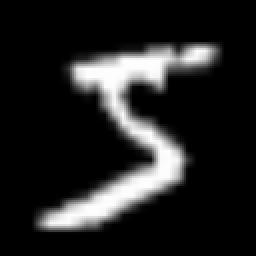
#> input picture examples/input/pic1.png, 128 x 128 px, found by its file name (shown 2 times larger)
$ python GS.py
#> lines starting #> are read from the running program, lines starting #| are printed output that depends on the picture; long printed decimals are rounded
"""Решение алгоритмом Гершберга - Сакстона
400 итераций
"""

import csv
import math
from pathlib import Path
from typing import Iterable

import numpy as np
from PIL import Image
from scipy.stats import pearsonr
from skimage.metrics import structural_similarity
IMAGE_SIZE = 128
INPUT_FILENAMES = ("pic1.png", "pic2.png", "pic3.png", "pic4.png")

WAVELENGTH_M = 532e-9       #532нм
DOE_PIXEL_SIZE_M = 10e-6    #10мкм
DISTANCES_M = (24.1e-3, 25.3e-3, 26.5e-3, 27.7e-3)

ITERATIONS = 400
RELAXATION = 0.7            #Коэфф. релаксации
RANDOM_SEED = 7
INPUT_IMAGES_ARE_INTENSITY = False

OUTPUT_DIRNAME = "results"

def load_grayscale_image(path: Path, size: int = IMAGE_SIZE) -> np.ndarray:
    if not path.is_file():
        raise FileNotFoundError(
            f"Не найден файл {path.name}. Положите его рядом со скриптом."
        )

    with Image.open(path) as image:
        image = image.convert("L")
        if image.size != (size, size):
            image = image.resize((size, size), Image.Resampling.LANCZOS)
        array = np.asarray(image, dtype=np.float32) / 255.0

    if array.shape != (size, size):
        raise ValueError(f"{path.name}: ожидался размер {(size, size)}, получен {array.shape}")
    if not np.isfinite(array).all():
        raise ValueError(f"В {path.name} обнаружены NaN или inf.")
    return np.clip(array, 0.0, 1.0)

def phase_to_uint8(phase: np.ndarray) -> np.ndarray:
    clipped = np.clip(phase, -np.pi, np.pi)
    encoded = np.rint((clipped + np.pi) * (255.0 / (2.0 * np.pi)))
    return np.clip(encoded, 0, 255).astype(np.uint8)

def uint8_to_phase(encoded: np.ndarray) -> np.ndarray:
    return encoded.astype(np.float64) * (2.0 * np.pi / 255.0) - np.pi

def save_grayscale_png(array_01: np.ndarray, path: Path) -> None:
    array = np.asarray(array_01, dtype=np.float64)
    array = np.nan_to_num(array, nan=0.0, posinf=0.0, neginf=0.0)
    array = np.maximum(array, 0.0)
    max_value = float(array.max()) if array.size else 0.0
    if max_value > 0.0:
        array = array / max_value
    encoded = np.rint(np.clip(array, 0.0, 1.0) * 255.0).astype(np.uint8)
    Image.fromarray(encoded, mode="L").save(path, format="PNG")

def centered_fft2(array: np.ndarray) -> np.ndarray:
    #Прямое БПФ на центрированной сетке
    return np.fft.fftshift(np.fft.fft2(np.fft.ifftshift(array)))

def centered_ifft2(array: np.ndarray) -> np.ndarray:
    #Обратное БПФ на центрированной сетке
    return np.fft.fftshift(np.fft.ifft2(np.fft.ifftshift(array)))

def coordinate_grid(size: int, pixel_pitch: float) -> tuple[np.ndarray, np.ndarray]:
    coordinates = (np.arange(size, dtype=np.float64) - size // 2) * pixel_pitch
    return np.meshgrid(coordinates, coordinates, indexing="xy")

def fresnel_propagate_one_fft(
    field_at_doe: np.ndarray,
    distance_m: float,
    wavelength_m: float = WAVELENGTH_M,
    doe_pixel_size_m: float = DOE_PIXEL_SIZE_M,
) -> tuple[np.ndarray, float]:
    if field_at_doe.ndim != 2 or field_at_doe.shape[0] != field_at_doe.shape[1]:
        raise ValueError("Поле ДОЭ должно быть квадратной двумерной матрицей.")
    if distance_m <= 0 or wavelength_m <= 0 or doe_pixel_size_m <= 0:
        raise ValueError("Длина волны, расстояние и размер пикселя должны быть положительными.")

    n = field_at_doe.shape[0]
    k = 2.0 * np.pi / wavelength_m
    dx_in = doe_pixel_size_m
    dx_out = wavelength_m * distance_m / (n * dx_in)

    x_in, y_in = coordinate_grid(n, dx_in)
    x_out, y_out = coordinate_grid(n, dx_out)

    chirp_in = np.exp(1j * k * (x_in**2 + y_in**2) / (2.0 * distance_m))
    chirp_out = np.exp(1j * k * (x_out**2 + y_out**2) / (2.0 * distance_m))
    prefactor = np.exp(1j * k * distance_m) / (1j * wavelength_m * distance_m)

    spectrum = centered_fft2(field_at_doe * chirp_in)
    field_out = prefactor * chirp_out * spectrum * (dx_in**2)
    return field_out, dx_out

def fresnel_backpropagate_one_fft(
    field_at_output: np.ndarray,
    distance_m: float,
    wavelength_m: float = WAVELENGTH_M,
    doe_pixel_size_m: float = DOE_PIXEL_SIZE_M,
) -> np.ndarray:
    n = field_at_output.shape[0]
    k = 2.0 * np.pi / wavelength_m
    dx_in = doe_pixel_size_m
    dx_out = wavelength_m * distance_m / (n * dx_in)

    x_in, y_in = coordinate_grid(n, dx_in)
    x_out, y_out = coordinate_grid(n, dx_out)

    chirp_in = np.exp(1j * k * (x_in**2 + y_in**2) / (2.0 * distance_m))
    chirp_out = np.exp(1j * k * (x_out**2 + y_out**2) / (2.0 * distance_m))
    prefactor = np.exp(1j * k * distance_m) / (1j * wavelength_m * distance_m)

    spectrum = field_at_output / (prefactor * chirp_out * (dx_in**2))
    field_before_chirp = centered_ifft2(spectrum)
    return field_before_chirp * np.conj(chirp_in)

def prepare_target_amplitudes(images: Iterable[np.ndarray], distances_m: Iterable[float],) -> tuple[list[np.ndarray], list[float]]:
    targets: list[np.ndarray] = []
    output_pixel_sizes: list[float] = []
    n = IMAGE_SIZE
    input_power = (n * n) * (DOE_PIXEL_SIZE_M**2)

    for image, z in zip(images, distances_m):
        desired_amplitude = np.asarray(image, dtype=np.float64)
        if INPUT_IMAGES_ARE_INTENSITY:
            desired_amplitude = np.sqrt(np.clip(desired_amplitude, 0.0, 1.0))

        dx_out = WAVELENGTH_M * z / (n * DOE_PIXEL_SIZE_M)
        target_power = np.sum(desired_amplitude**2) * (dx_out**2)
        if target_power <= np.finfo(np.float64).eps:
            raise ValueError("Одно из входных изображений полностью чёрное; нельзя задать его амплитуду.")

        scale = math.sqrt(input_power / target_power)
        targets.append(desired_amplitude * scale)
        output_pixel_sizes.append(dx_out)

    return targets, output_pixel_sizes


def wrap_phase(phase: np.ndarray) -> np.ndarray:
    return (phase + np.pi) % (2.0 * np.pi) - np.pi


def normalized_shape_error(actual: np.ndarray, target: np.ndarray) -> float:
    actual = np.asarray(actual, dtype=np.float64)
    target = np.asarray(target, dtype=np.float64)
    actual_norm = np.linalg.norm(actual)
    target_norm = np.linalg.norm(target)
    if actual_norm == 0 or target_norm == 0:
        return float("inf")
    actual = actual / actual_norm
    target = target / target_norm
    return float(np.sum((actual - target) ** 2))


def synthesize_phase_doe( target_images: list[np.ndarray], distances_m: tuple[float, ...] = DISTANCES_M, iterations: int = ITERATIONS, relaxation: float = RELAXATION, seed: int = RANDOM_SEED,) -> np.ndarray:
    if len(target_images) != 4 or len(distances_m) != 4:
        raise ValueError("Алгоритм ожидает ровно четыре изображения и четыре расстояния.")
    if iterations < 1:
        raise ValueError("iterations должно быть >= 1.")
    if not (0.0 < relaxation <= 1.0):
        raise ValueError("relaxation должно находиться в диапазоне (0, 1].")

    target_amplitudes, _ = prepare_target_amplitudes(target_images, distances_m)
    rng = np.random.default_rng(seed)
    phase = rng.uniform(-np.pi, np.pi, size=(IMAGE_SIZE, IMAGE_SIZE))

    best_phase = phase.copy()
    best_error = float("inf")

    for iteration in range(1, iterations + 1):
        field_at_doe = np.exp(1j * phase)  #Поле фазового ДОЭ
        backpropagated_fields = []
        errors = []

        for target_amplitude, z in zip(target_amplitudes, distances_m):
            field_at_plane, _ = fresnel_propagate_one_fft(field_at_doe, z)
            current_amplitude = np.abs(field_at_plane)
            errors.append(normalized_shape_error(current_amplitude, target_amplitude))
            constrained_field = target_amplitude * np.exp(1j * np.angle(field_at_plane))
            field_estimate_at_doe = fresnel_backpropagate_one_fft(constrained_field, z)
            backpropagated_fields.append(field_estimate_at_doe)

        mean_error = float(np.mean(errors))
        if mean_error < best_error:
            best_error = mean_error
            best_phase = phase.copy()

        mean_backpropagated = np.mean(backpropagated_fields, axis=0)
        proposed_phase = np.angle(mean_backpropagated)

        phase_difference = np.angle(np.exp(1j * (proposed_phase - phase)))
        phase = wrap_phase(phase + relaxation * phase_difference)

        if iteration == 1 or iteration % 20 == 0 or iteration == iterations:
            per_plane = " | ".join(f"{value:.5g}" for value in errors)
            print(
                f"Итерация {iteration:4d}/{iterations}: "
                f"ошибка по плоскостям [{per_plane}], средняя={mean_error:.6g}"
            )

    print(f"Лучшая средняя ошибка по ходу итераций: {best_error:.6g}")
    return best_phase

def pearson_correlation(reference: np.ndarray, reconstructed: np.ndarray) -> float:
    a = np.asarray(reference, dtype=np.float64).ravel()
    b = np.asarray(reconstructed, dtype=np.float64).ravel()
    if np.std(a) == 0 or np.std(b) == 0:
        return float("nan")
    return float(pearsonr(a, b)[0])


def main() -> None:
    script_dir = Path(__file__).resolve().parent
    output_dir = script_dir / OUTPUT_DIRNAME
    output_dir.mkdir(parents=True, exist_ok=True)

    print("1) Чтение четырёх исходных изображений...")
    input_paths = [script_dir / name for name in INPUT_FILENAMES]
    original_images = [load_grayscale_image(path) for path in input_paths]
#> in load_grayscale_image, image is the input picture: PIL image 128x128 L; min 0, max 254, mean 35.1
#> call 2 of load_grayscale_image, with size = 128
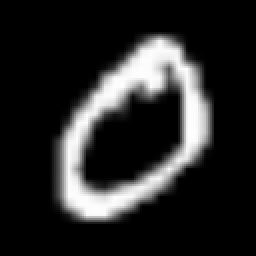
#> input picture examples/input/pic2.png, 128 x 128 px, found by its file name (shown 2 times larger)
#> in load_grayscale_image, image is the input picture: PIL image 128x128 L; min 0, max 255, mean 39.7
#> call 3 of load_grayscale_image, with size = 128
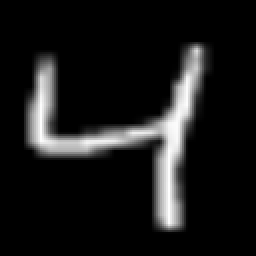
#> input picture examples/input/pic3.png, 128 x 128 px, found by its file name (shown 2 times larger)
#> in load_grayscale_image, image is the input picture: PIL image 128x128 L; min 0, max 254, mean 24.8
#> call 4 of load_grayscale_image, with size = 128
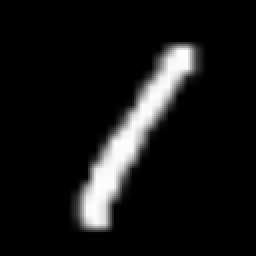
#> input picture examples/input/pic4.png, 128 x 128 px, found by its file name (shown 2 times larger)
#> in load_grayscale_image, image is the input picture: PIL image 128x128 L; min 0, max 255, mean 21.9
#> original_images = 4 items
    print("   Все изображения приведены к 128x128, оттенки серого, float32 [0, 1].")

    print("2) Синтез одной фазовой ДОЭ многоплоскостным методом Гершберга—Сакстона (ГС)...")
    phase = synthesize_phase_doe(original_images)
#> the loop in prepare_target_amplitudes, `for image, z in zip(images, distances_m):` made 4 passes
#> (z, dx_out, target_power, scale) on passes 1 to 4: (0.0241, 1e-05, 1.71e-07, 3.09), (0.0253, 1.05e-05, 2.15e-07, 2.76), (0.0265, 1.1e-05, 1.29e-07, 3.57), (0.0277, 1.15e-05, 1.46e-07, 3.35)
#> after the loop in prepare_target_amplitudes, `for image, z in zip(images, distances_m):`: output_pixel_sizes = [1e-05, 1.05e-05, 1.1e-05, 1.15e-05]; targets = 4 items
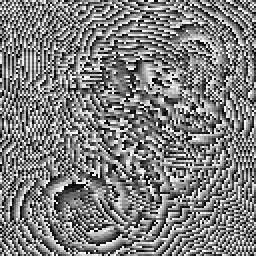
#> phase: shape (128, 128) float64 (shown 2 times larger); min -3.14, max 3.14, mean -0.00777; drawn with min black and max white

    np.save(output_dir / "doe_phase_radians.npy", phase.astype(np.float32))

    doe_uint8 = phase_to_uint8(phase)
    doe_path = output_dir / "doe.png"
    Image.fromarray(doe_uint8, mode="L").save(doe_path, format="PNG")
    print(f"   ДОЭ сохранена: {doe_path}")

    with Image.open(doe_path) as doe_image:
        decoded_doe = np.asarray(doe_image.convert("L"), dtype=np.uint8)
    quantized_phase = uint8_to_phase(decoded_doe)
    doe_field = np.exp(1j * quantized_phase)

    print("3) Восстановление четырёх изображений из сохранённой 8-битной ДОЭ...")
    metric_rows = []

    for index, (z, original) in enumerate(zip(DISTANCES_M, original_images), start=1):
        field_at_plane, dx_out = fresnel_propagate_one_fft(doe_field, z)
#> dx_out = 1e-05

        reconstructed_amplitude = np.abs(field_at_plane)
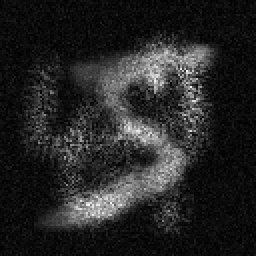
#> reconstructed_amplitude: shape (128, 128) float64 (shown 2 times larger); min 0.000914, max 4.43, mean 0.659; drawn with min black and max white
        reconstructed_path = output_dir / f"reconstructed_{index}.png"
        save_grayscale_png(reconstructed_amplitude, reconstructed_path)
#> in save_grayscale_png, `max_value = float(array.max()) if array.size else 0.0`: max_value = 4.43

        with Image.open(reconstructed_path) as reconstructed_image:
            reconstructed_u8 = np.asarray(reconstructed_image.convert("L"), dtype=np.uint8)
        reconstructed_01 = reconstructed_u8.astype(np.float32) / 255.0

        pearson = pearson_correlation(original, reconstructed_01)
#> in pearson_correlation, `a = np.asarray(reference, dtype=np.float64).ravel()`: a = 16384 values, max 0.996 at index 3298, min 0 at index 0, mean 0.138
#> in pearson_correlation, `b = np.asarray(reconstructed, dtype=np.float64).ravel()`: b = 16384 values, max 1 at index 5599, min 0 at index 373, mean 0.149
#> pearson = 0.779
        ssim = float(
            structural_similarity(
                original.astype(np.float32),
                reconstructed_01.astype(np.float32),
                data_range=1.0,
            )
        )
#> ssim = 0.159

        metric_rows.append(
            {
                "image": index,
                "distance_mm": z * 1e3,
                "output_pixel_pitch_um": dx_out * 1e6,
                "pearson": pearson,
                "ssim": ssim,
            }
        )

        print(
            f"   {reconstructed_path.name}: z={z * 1e3:.1f} mm, "
            f"dx_out={dx_out * 1e6:.3f} um, "
            f"КК={pearson:.5f}, ИСС={ssim:.5f}"
        )
#|    reconstructed_1.png: z=24.1 mm, dx_out=10.017 um, КК=0.779, ИСС=0.1594

    metrics_path = output_dir / "metrics.csv"
    with metrics_path.open("w", newline="", encoding="utf-8-sig") as csv_file:
        writer = csv.DictWriter(
            csv_file,
            fieldnames=["image", "distance_mm", "output_pixel_pitch_um", "pearson", "ssim"],
        )
        writer.writeheader()
        writer.writerows(metric_rows)

    print("\nГотово. Результаты находятся в папке:", output_dir)
    print("  doe.png                  — фазовая ДОЭ, 8 бит, оттенки серого")
    print("  doe_phase_radians.npy    — фаза в радианах (float)")
    print("  reconstructed_1..4.png   — четыре восстановленных изображения |U|")
    print("  metrics.csv              — КК и ИСС для каждой пары")

if __name__ == "__main__":
    main()
